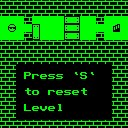

The image is a tile-based game level rendered from a .tmx file. Its description and complete source (layers, tilesets, objects, tile grids) follow:
An orthogonal 16x16 tile map with 8x8 px tiles, 1 tile layer (Kachelebene 1).

<map version="1.0" tiledversion="1.0.3" orientation="orthogonal" renderorder="right-down" width="16" height="16" tilewidth="8" tileheight="8" nextobjectid="1">
 <tileset firstgid="1" source="../tiles.tsx" />
 <layer name="Kachelebene 1" width="16" height="16">
  <data encoding="csv">
184,184,184,184,184,184,184,184,184,184,184,184,184,184,184,184,
184,184,184,184,184,184,184,184,184,184,184,184,184,184,184,184,
129,129,129,184,129,129,129,129,142,136,129,129,184,129,129,129,
129,177,129,129,140,129,129,129,142,136,129,129,129,129,180,129,
129,129,129,184,143,129,129,129,142,136,129,129,184,129,129,129,
184,184,184,184,184,184,184,184,184,184,184,184,184,184,184,184,
184,184,184,184,184,184,184,184,184,184,184,184,184,184,184,184,
184,184,184,184,184,184,184,184,184,184,184,184,184,184,184,184,
184,184,33,33,33,33,33,33,33,33,33,33,33,33,184,184,
184,184,33,81,115,102,116,116,33,97,84,97,33,33,184,184,
184,184,33,33,33,33,33,33,33,33,33,33,33,33,184,184,
184,184,33,117,112,33,115,102,116,102,117,33,33,33,184,184,
184,184,33,33,33,33,33,33,33,33,33,33,33,33,184,184,
184,184,33,77,102,119,102,109,33,33,33,33,33,33,184,184,
184,184,33,33,33,33,33,33,33,33,33,33,33,33,184,184,
184,184,184,184,184,184,184,184,184,184,184,184,184,184,184,184
</data>
 </layer>
</map>
